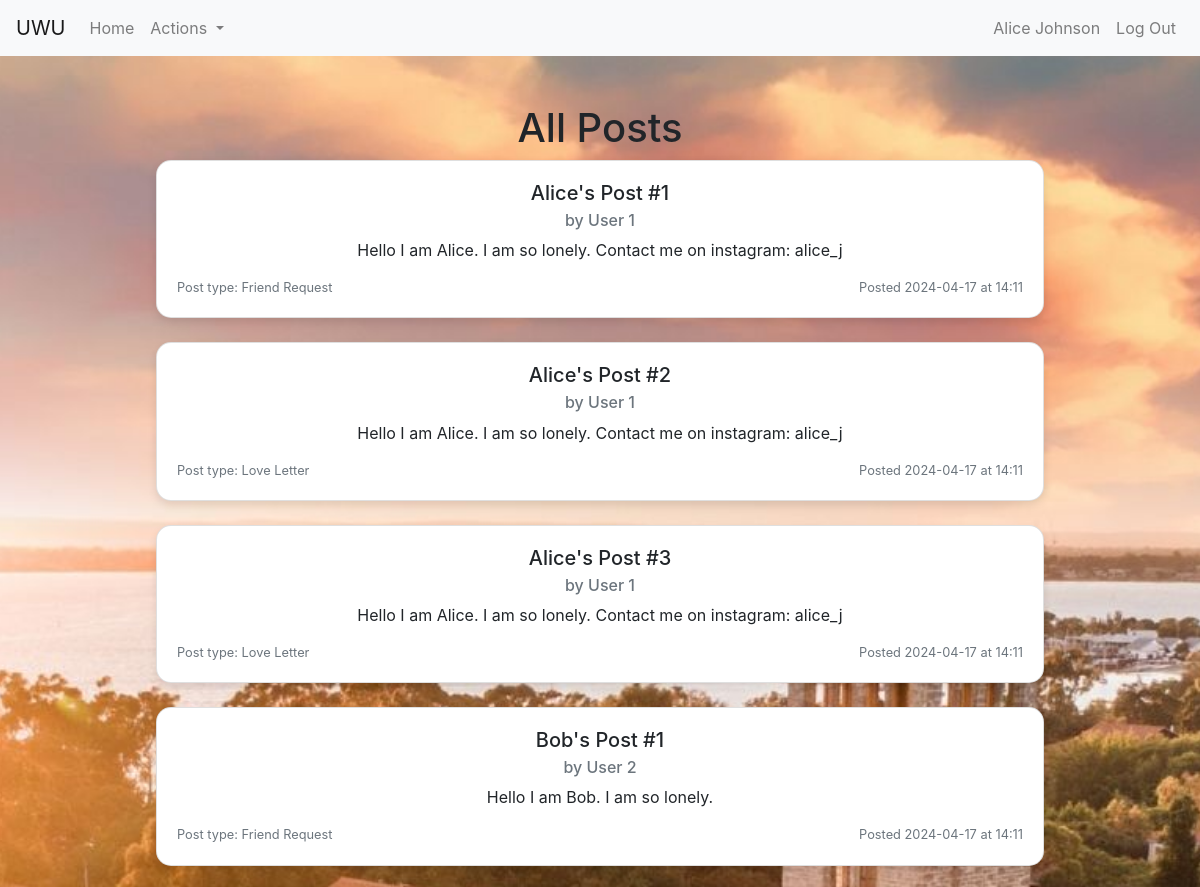
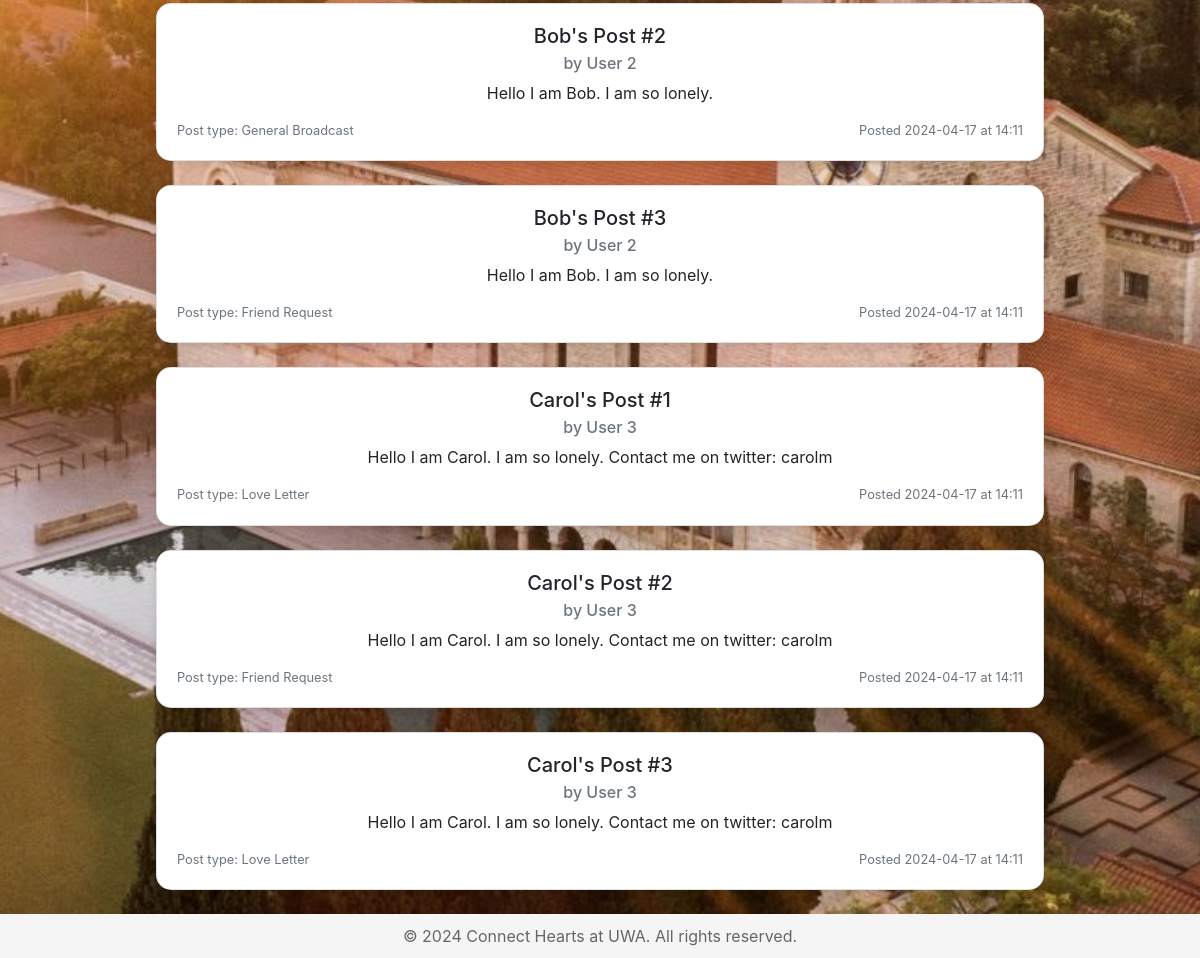
Page /post/browse (signed in) on the committed database (2 pictures, top to bottom).
### models.py (models this page shows)
class Post(db.Model):
    post_id = db.Column(db.Integer, primary_key=True)
    user_id = db.Column(db.Integer, db.ForeignKey("user.user_id"), nullable=False)
    title = db.Column(db.String(200), nullable=False)
    is_anonymous = db.Column(db.Boolean, default=False)
    content = db.Column(db.Text, nullable=False)
    post_type = db.Column(db.String(50), nullable=False)
    created_at = db.Column(db.DateTime, server_default=db.func.now())
    replies = db.relationship("Reply", backref="post", lazy=True)

### blueprints/post.py (the view)
@post.route("/browse")
def browse():
    posts = Post.query.all()
    return render_template("browse.html", posts=posts)

### templates/browse.html (shortened to what this page needs)
{% extends "base.html" %}
{% block content %}
<div class="container mt-5">
    <h1 class="text-center">All Posts</h1>
    {% for post in posts %}
    <div class="card mb-4" style="width: 80%; margin-left: auto; margin-right: auto;">
        <div class="card-body">
            <h5 class="card-title">{{ post.title }}</h5>
            <h6 class="card-subtitle mb-2 text-muted">by User {{ post.user_id }}</h6>
            <p class="card-text">{{ post.content }}</p>
            <div class="d-flex justify-content-between">
                <small class="text-muted">Post type: {{ post.post_type }}</small>
                <small class="text-muted">
                    Posted {{ post.created_at.strftime('%Y-%m-%d at %H:%M') }}
                </small>
            </div>
        </div>
    </div>
    {% endfor %}
</div>
{% endblock %}

### static/css/style.css (style rules this page uses)
html, body { height: 100%; margin: 0; padding: 0; display: flex; flex-direction: column; }
body { background-image: url("../images/uwa-sunrise-crop.jpg"); background-size: cover; background-position: center; }
.card { text-align: center; border-radius: 15px; box-shadow: 0 4px 8px rgba(0, 0, 0, 0.1); }
.card { width: 80%; margin: 0 auto 20px; box-shadow: 0 4px 8px rgba(0, 0, 0, 0.1); }

### rows in the picture
Post: title "Alice's Post #1", user_id "1", content "Hello I am Alice. I am so lonely. Contact me on instagram: alice_j", post_type "Friend Request", created_at "2024-04-17 at 14:11"
Post: title "Alice's Post #2", user_id "1", content "Hello I am Alice. I am so lonely. Contact me on instagram: alice_j", post_type "Love Letter", created_at "2024-04-17 at 14:11"
Post: title "Alice's Post #3", user_id "1", content "Hello I am Alice. I am so lonely. Contact me on instagram: alice_j", post_type "Love Letter", created_at "2024-04-17 at 14:11"
Post: title "Bob's Post #1", user_id "2", content "Hello I am Bob. I am so lonely.", post_type "Friend Request", created_at "2024-04-17 at 14:11"
Post: title "Bob's Post #2", user_id "2", content "Hello I am Bob. I am so lonely.", post_type "General Broadcast", created_at "2024-04-17 at 14:11"
Post: title "Bob's Post #3", user_id "2", content "Hello I am Bob. I am so lonely.", post_type "Friend Request", created_at "2024-04-17 at 14:11"
Post: title "Carol's Post #1", user_id "3", content "Hello I am Carol. I am so lonely. Contact me on twitter: carolm", post_type "Love Letter", created_at "2024-04-17 at 14:11"
Post: title "Carol's Post #2", user_id "3", content "Hello I am Carol. I am so lonely. Contact me on twitter: carolm", post_type "Friend Request", created_at "2024-04-17 at 14:11"
Post: title "Carol's Post #3", user_id "3", content "Hello I am Carol. I am so lonely. Contact me on twitter: carolm", post_type "Love Letter", created_at "2024-04-17 at 14:11"

### other values in the picture
{{ session['user_name'] }} "Alice Johnson"
